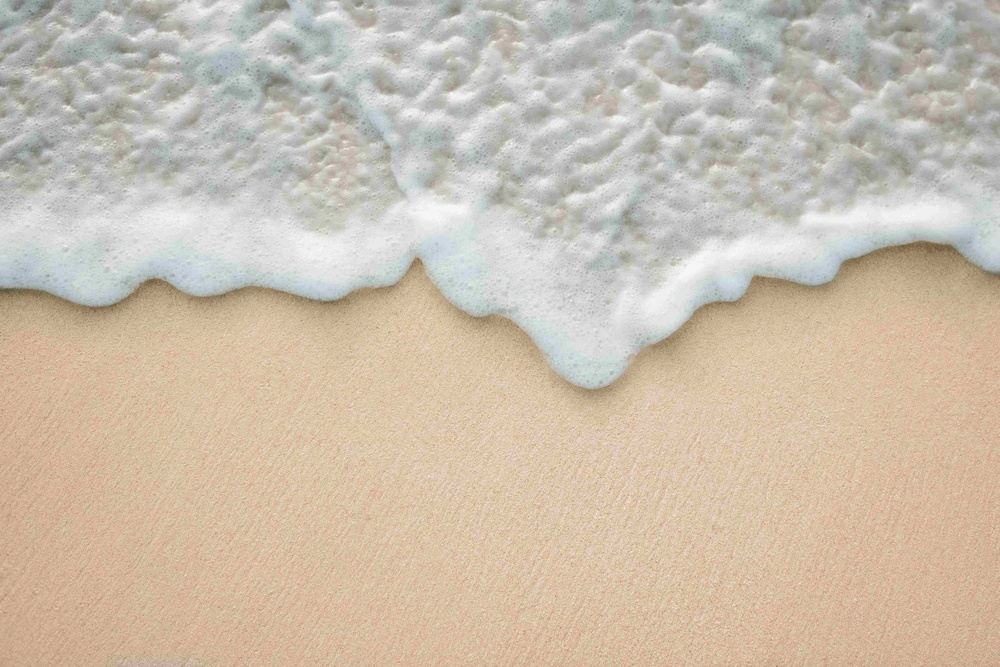
#> input picture shore_jpg.jpg, 1000 x 667 px, shrunk from 5674 x 3783 before the run, found by its file name
$ python scarmble.py
#> lines starting #> are read from the running program, lines starting #| are printed output that depends on the picture
#> in main, img is the input picture: shape (667, 1000, 3); mean B, G, R 173.6, 190.7, 203.9
import random as rm
import cv2
import numpy as np

def encrypt_img(img, key):
    """
    Encrypt image by shuffling pixels based on a key.
    No permutation is returned — key must be reused for decryption.
    """
#> called with key = 42
    h, w, c = img.shape
#> h = 667; w = 1000; c = 3
    flat = img.reshape(-1, c)

    rng = np.random.default_rng(seed=key)
    shuffled = flat[rng.permutation(flat.shape[0])]

    return shuffled.reshape(h, w, c)
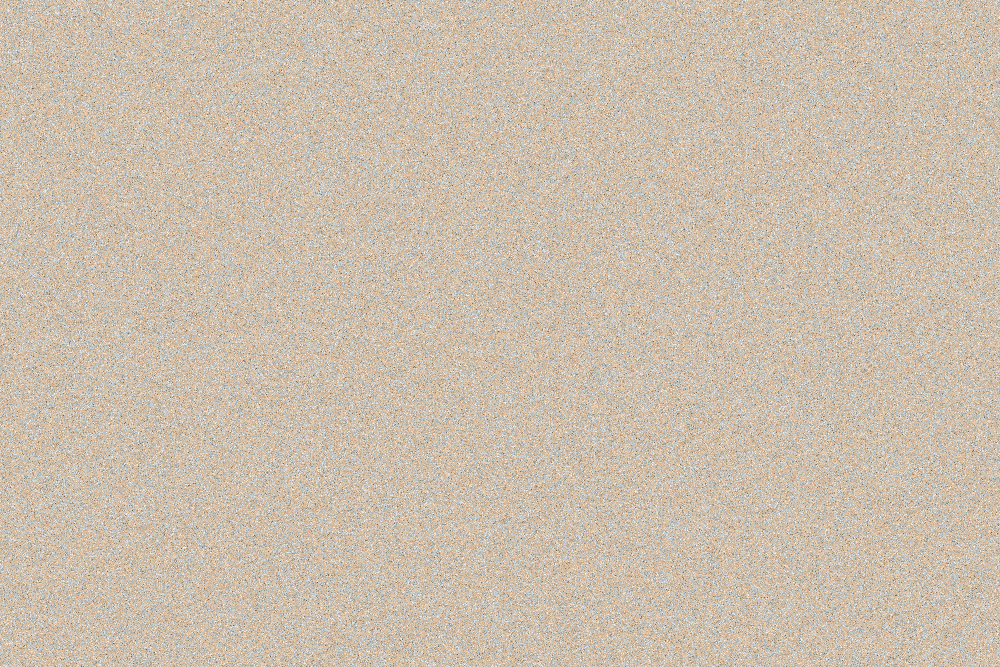
#> returned value: shape (667, 1000, 3); mean of channels 0, 1, 2 173.6, 190.7, 203.9; drawn as B, G, R

def decrypt_img(scrambled_img, key):
    """
    Decrypt image that was shuffled using the same key.
    """
#> called with key = 42
    h, w, c = scrambled_img.shape
#> h = 667; w = 1000; c = 3
    flat = scrambled_img.reshape(-1, c)

    rng = np.random.default_rng(seed=key)
    perm = rng.permutation(flat.shape[0])
    inv_perm = np.argsort(perm)

    unshuffled = flat[inv_perm]
    return unshuffled.reshape(h, w, c)

def randKeys():
    ss1 = rm.random() * 0.02
    ss2 = rm.random() * 0.02
    ss1 = round(ss1, 5)
    ss2 = round(ss2, 5)
    return ss1, ss2

def main():
    # Example usage
    ss1, ss2 = randKeys()
    img = cv2.imread('shore_jpg.jpg')
    key = 42  # Example key

    encrypted_img = encrypt_img(img, key)
    decrypted_img = decrypt_img(encrypted_img, key)

    cv2.imwrite('encrypted_example.jpg', encrypted_img)
    cv2.imwrite('decrypted_example.jpg', decrypted_img)

if __name__ == "__main__":
    main()
